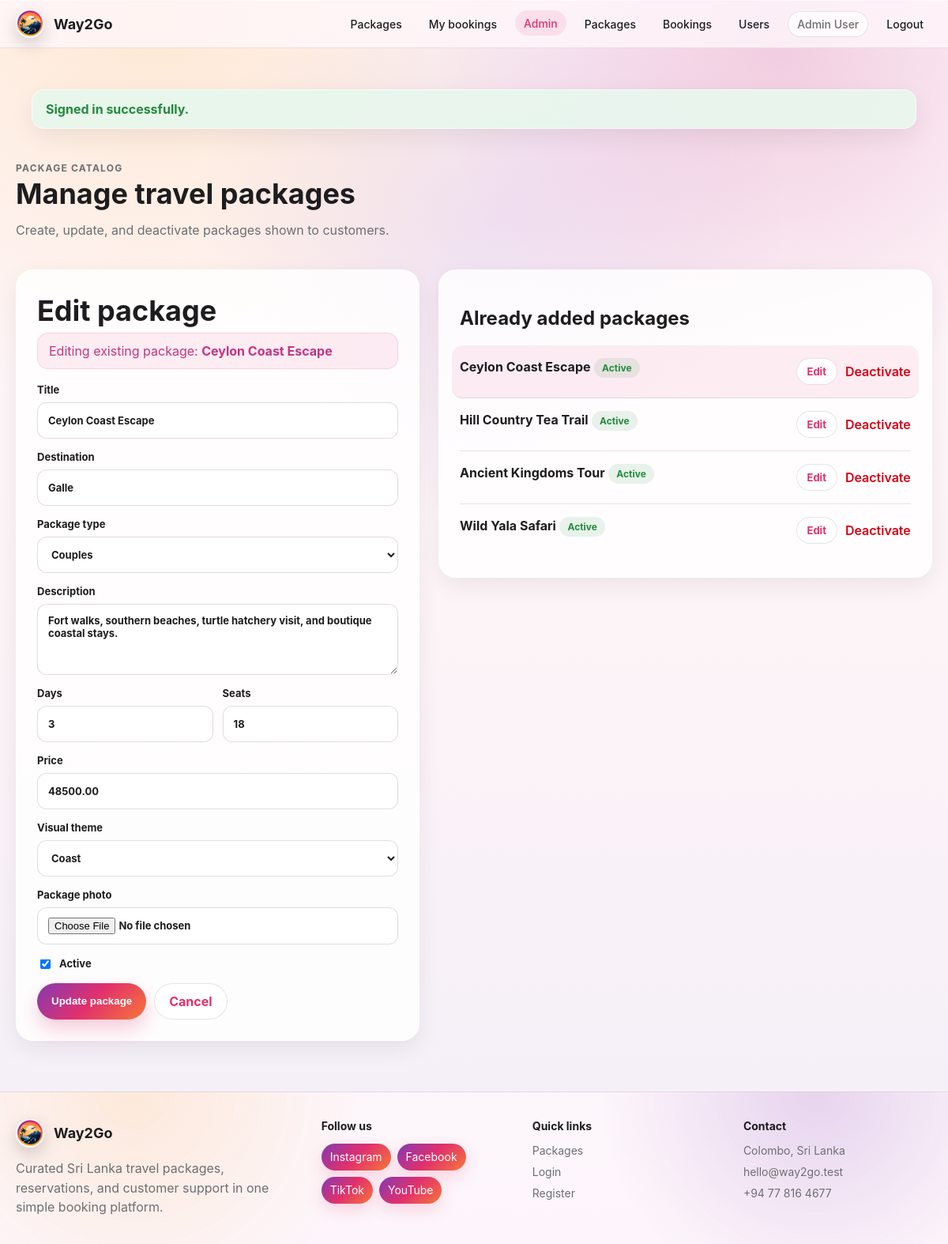
/admin/packages.php?edit=1 (signed in), run on the app's committed database.
### tables this page shows
CREATE TABLE IF NOT EXISTS users (
    id INT UNSIGNED AUTO_INCREMENT PRIMARY KEY,
    name VARCHAR(120) NOT NULL,
    email VARCHAR(190) NOT NULL UNIQUE,
    password_hash VARCHAR(255) NOT NULL,
    role ENUM('admin','customer') NOT NULL DEFAULT 'customer',
    created_at TIMESTAMP DEFAULT CURRENT_TIMESTAMP
);

CREATE TABLE IF NOT EXISTS packages (
    id INT UNSIGNED AUTO_INCREMENT PRIMARY KEY,
    title VARCHAR(160) NOT NULL,
    destination VARCHAR(120) NOT NULL,
    description TEXT NOT NULL,
    audience ENUM('individual','couple','group') NOT NULL DEFAULT 'individual',
    duration_days INT UNSIGNED NOT NULL,
    price DECIMAL(12,2) NOT NULL,
    seats_available INT UNSIGNED NOT NULL,
    image_theme VARCHAR(40) NOT NULL DEFAULT 'coast',
    photo_path VARCHAR(255) NULL,
    is_active TINYINT(1) NOT NULL DEFAULT 1,
    created_at TIMESTAMP DEFAULT CURRENT_TIMESTAMP
);

### app/helpers.php (called while the page is built, shortened)
<?php
require_once __DIR__ . '/database.php';
function e(mixed $value): string
{
    return htmlspecialchars((string) $value, ENT_QUOTES, 'UTF-8');
}
function url(string $path = ''): string
{
    return BASE_URL . '/' . ltrim($path, '/');
}
function public_path(string $path): string
{
    return dirname(__DIR__) . '/public/' . ltrim($path, '/');
}
function asset_url(string $path): string
{
    $url = url('public/' . ltrim($path, '/'));
    $file = public_path($path);
    if (is_file($file)) {
        $url .= '?v=' . filemtime($file);
    }
    return $url;
}
function flashes(): array
{
    $messages = $_SESSION['flash'] ?? [];
    return $messages;
}
function current_user(): ?array
{
    static $user = null;
    if ($user !== null) {
        return $user;
    }
    $stmt = db()->prepare('SELECT id, name, email, role, created_at FROM users WHERE id = ?');
    $stmt->execute([$_SESSION['user_id']]);
    $user = $stmt->fetch() ?: null;
    return $user;
}
function require_login(): array
{
    $user = current_user();
    return $user;
}
function require_admin(): array
{
    $user = require_login();
    return $user;
}
function package_audiences(): array
{
    return [
        'individual' => 'Individuals',
        'couple' => 'Couples',
        'group' => 'Groups',
    ];
}

### app/database.php (called while the page is built, shortened)
<?php
function db(bool $withDatabase = true): PDO
{
    static $pdo = null;
    if ($withDatabase && $pdo instanceof PDO) {
        return $pdo;
    }
    $dsn = 'mysql:host=' . DB_HOST . ';charset=utf8mb4' . ($withDatabase ? ';dbname=' . DB_NAME : '');
    $options = [
        PDO::ATTR_ERRMODE => PDO::ERRMODE_EXCEPTION,
        PDO::ATTR_DEFAULT_FETCH_MODE => PDO::FETCH_ASSOC,
        PDO::ATTR_EMULATE_PREPARES => false,
    ];
    $connection = new PDO($dsn, DB_USER, DB_PASS, $options);
    return $connection;
}

### admin/packages.php (the view, shortened to what this page needs)
<?php
require_once __DIR__ . '/../app/layout.php';
require_admin();
$editing = null;
if (isset($_GET['edit'])) {
    $stmt = db()->prepare('SELECT * FROM packages WHERE id = ?');
    $stmt->execute([(int) $_GET['edit']]);
    $editing = $stmt->fetch();
}
$packages = db()->query('SELECT * FROM packages ORDER BY created_at DESC')->fetchAll();
render_header('Manage packages');
?>
<section class="admin-head">
    <div>
        <p class="eyebrow">Package catalog</p>
        <h1>Manage travel packages</h1>
        <p class="muted">Create, update, and deactivate packages shown to customers.</p>
    </div>
</section>
<section class="split">
    <section class="panel">
        <h1><?= $editing ? 'Edit package' : 'Add package' ?></h1>
        <?php if ($editing): ?>
            <p class="edit-notice">Editing existing package: <strong><?= e($editing['title']) ?></strong></p>
        <?php endif; ?>
        <form method="post" class="stack" enctype="multipart/form-data" action="<?= url('admin/packages.php' . ($editing ? '?edit=' . $editing['id'] : '')) ?>">
            <label>Title <input name="title" value="<?= e($editing['title'] ?? '') ?>" required></label>
            <label>Destination <input name="destination" value="<?= e($editing['destination'] ?? '') ?>" required></label>
            <label>Package type
                <select name="audience">
                    <?php foreach (package_audiences() as $value => $label): ?>
                        <option value="<?= e($value) ?>" <?= ($editing['audience'] ?? 'individual') === $value ? 'selected' : '' ?>><?= e($label) ?></option>
                    <?php endforeach; ?>
                </select>
            </label>
            <label>Description <textarea name="description" rows="4" required><?= e($editing['description'] ?? '') ?></textarea></label>
            <div class="two">
                <label>Days <input name="duration_days" type="number" min="1" value="<?= e($editing['duration_days'] ?? '3') ?>" required></label>
                <label>Seats <input name="seats_available" type="number" min="0" value="<?= e($editing['seats_available'] ?? '10') ?>" required></label>
            </div>
            <label>Price <input name="price" type="number" min="0" step="0.01" value="<?= e($editing['price'] ?? '') ?>" required></label>
            <label>Visual theme
                <select name="image_theme">
                    <?php foreach (['coast','hills','heritage','wild'] as $theme): ?>
                        <option value="<?= $theme ?>" <?= ($editing['image_theme'] ?? '') === $theme ? 'selected' : '' ?>><?= ucfirst($theme) ?></option>
                    <?php endforeach; ?>
                </select>
            </label>
            <label>Package photo
                <input name="photo" type="file" accept="image/jpeg,image/png,image/webp">
            </label>
            <label class="check"><input type="checkbox" name="is_active" <?= (int) ($editing['is_active'] ?? 1) === 1 ? 'checked' : '' ?>> Active</label>
            <div class="actions">
                <button class="button" type="submit"><?= $editing ? 'Update package' : 'Add package' ?></button>
                <?php if ($editing): ?>
                    <a class="button ghost" href="<?= url('admin/packages.php') ?>">Cancel</a>
                <?php endif; ?>
            </div>
        </form>
    </section>
    <section class="panel">
        <h2>Already added packages</h2>
        <?php foreach ($packages as $package): ?>
            <div class="package-admin-card <?= $editing && (int) $editing['id'] === (int) $package['id'] ? 'selected-item' : '' ?>">
                <div>
                    <strong><?= e($package['title']) ?></strong>
                    <span class="status <?= (int) $package['is_active'] === 1 ? 'success' : 'danger' ?>"><?= (int) $package['is_active'] === 1 ? 'Active' : 'Inactive' ?></span>
                </div>
                <div class="row-actions">
                    <a class="button small ghost" href="<?= url('admin/packages.php?edit=' . $package['id']) ?>">Edit</a>
                    <form method="post" class="inline">
                        <?php if ((int) $package['is_active'] === 1): ?>
                            <button class="link-button danger-text" type="submit" data-confirm="Deactivate this package?">Deactivate</button>
                        <?php else: ?>
                            <input type="hidden" name="is_active" value="1">
                            <button class="link-button success-text" type="submit">Activate</button>
                        <?php endif; ?>
                    </form>
                </div>
            </div>
        <?php endforeach; ?>
    </section>
</section>
<?php render_footer(); ?>

### app/layout.php (shortened to what this page needs)
<?php
require_once __DIR__ . '/helpers.php';
function render_header(string $title): void
{
    $user = current_user();
    $path = str_replace('\\', '/', $_SERVER['SCRIPT_NAME'] ?? '');
    $isAdmin = str_contains($path, '/admin/');
    ?>
    <!doctype html>
    <html lang="en">
    <head>
        <link rel="stylesheet" href="<?= asset_url('app.css') ?>">
    </head>
    <body>
    <header class="topbar">
        <a class="brand" href="<?= url() ?>">
            <img class="brand-logo" src="<?= asset_url('way2go-icon.png') ?>" alt="<?= APP_NAME ?> icon">
            <span><?= APP_NAME ?></span>
        </a>
        <nav class="nav">
            <a class="<?= $path === BASE_URL . '/index.php' || $path === BASE_URL . '/' ? 'active' : '' ?>" href="<?= url() ?>">Packages</a>
            <?php if ($user): ?>
                <a class="<?= str_contains($path, '/customer/bookings.php') ? 'active' : '' ?>" href="<?= url('customer/bookings.php') ?>">My bookings</a>
                <?php if ($user['role'] === 'admin'): ?>
                    <a class="<?= $isAdmin ? 'active' : '' ?>" href="<?= url('admin/index.php') ?>">Admin</a>
                    <a href="<?= url('admin/packages.php') ?>">Packages</a>
                    <a href="<?= url('admin/bookings.php') ?>">Bookings</a>
                    <a href="<?= url('admin/users.php') ?>">Users</a>
                <?php endif; ?>
                <span class="user-chip"><?= e($user['name']) ?></span>
                <a href="<?= url('auth/logout.php') ?>">Logout</a>
            <?php else: ?>
                <a href="<?= url('auth/login.php') ?>">Login</a>
                <a class="button small" href="<?= url('auth/register.php') ?>">Register</a>
            <?php endif; ?>
        </nav>
    </header>
    <main>
        <?php foreach (flashes() as $message): ?>
            <div class="flash <?= e($message['type']) ?>"><?= e($message['message']) ?></div>
        <?php endforeach; ?>
    <?php
}
function render_footer(): void
{
    ?>
    </main>
    <footer class="footer">
        <div class="footer-brand">
            <a class="brand" href="<?= url() ?>">
                <img class="brand-logo" src="<?= asset_url('way2go-icon.png') ?>" alt="<?= APP_NAME ?> icon">
                <span><?= APP_NAME ?></span>
            </a>
            <p>Curated Sri Lanka travel packages, reservations, and customer support in one simple booking platform.</p>
        </div>
        <div class="footer-links">
            <h2>Follow us</h2>
            <div class="social-links" aria-label="Social media links">
                <a href="https://instagram.com" target="_blank" rel="noopener">Instagram</a>
                <a href="https://facebook.com" target="_blank" rel="noopener">Facebook</a>
                <a href="https://tiktok.com" target="_blank" rel="noopener">TikTok</a>
                <a href="https://youtube.com" target="_blank" rel="noopener">YouTube</a>
            </div>
        </div>
        <div class="footer-links">
            <h2>Quick links</h2>
            <a href="<?= url() ?>">Packages</a>
            <a href="<?= url('auth/login.php') ?>">Login</a>
            <a href="<?= url('auth/register.php') ?>">Register</a>
        </div>
        <div class="footer-links">
            <h2>Contact</h2>
            <span>Colombo, Sri Lanka</span>
            <a href="mailto:hello@way2go.test">hello@way2go.test</a>
            <a href="tel:+94778164677">+94 77 816 4677</a>
        </div>
    </footer>
    </body>
    </html>
    <?php
}
    ?>

### data on the page
users: name "Admin User"
packages: title "Ceylon Coast Escape", destination "Galle", audience "Couples", description "Fort walks, southern beaches, turtle hatchery visit, and boutique coastal stays.", duration_days "3", seats_available "18", price "48500.00", image_theme "Coast", is_active "☑", shows "Active", shows "Deactivate"
packages: title "Hill Country Tea Trail", is_active "Active"
packages: title "Ancient Kingdoms Tour", is_active "Active"
packages: title "Wild Yala Safari", is_active "Active"

### other printed values
APP_NAME "Way2Go"
$message['message'] "Signed in successfully."
